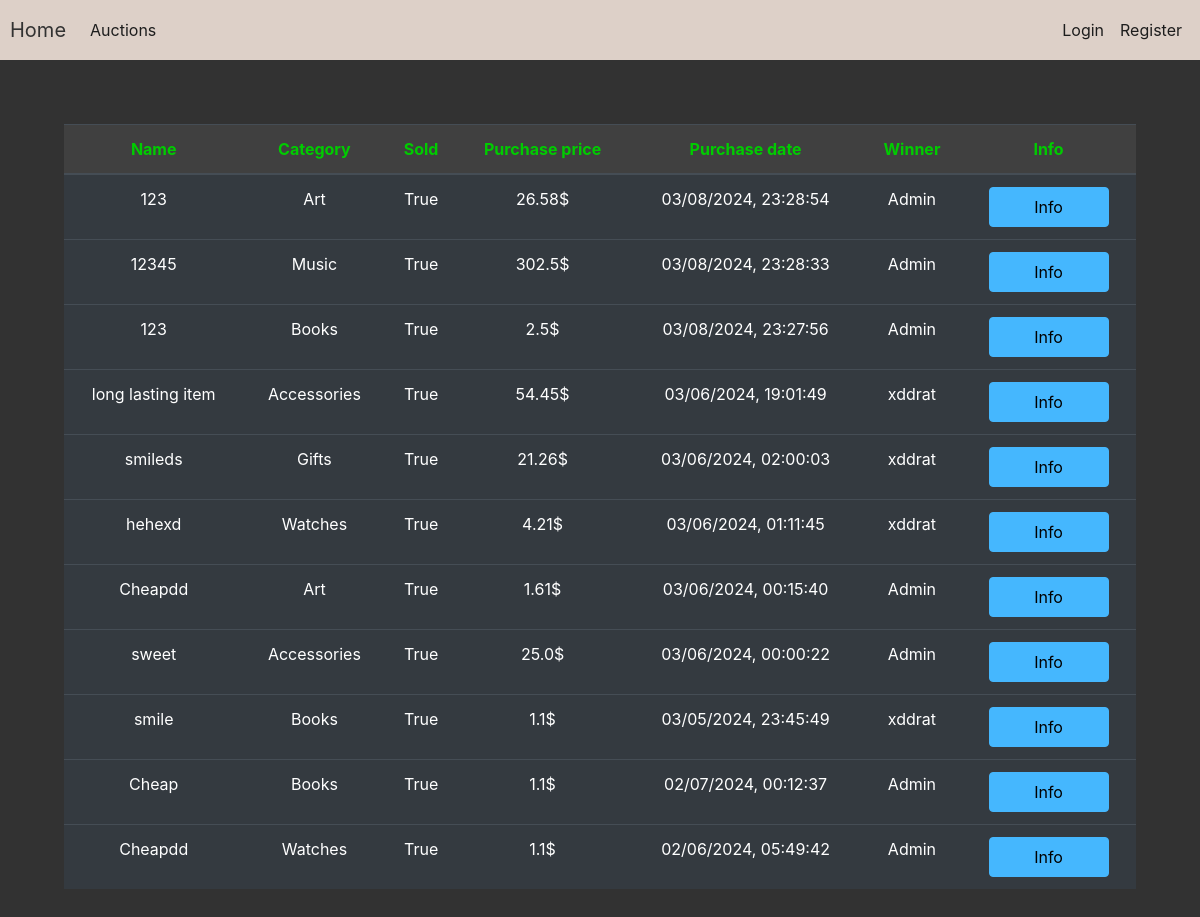
The app's page /recently_sold, older data.
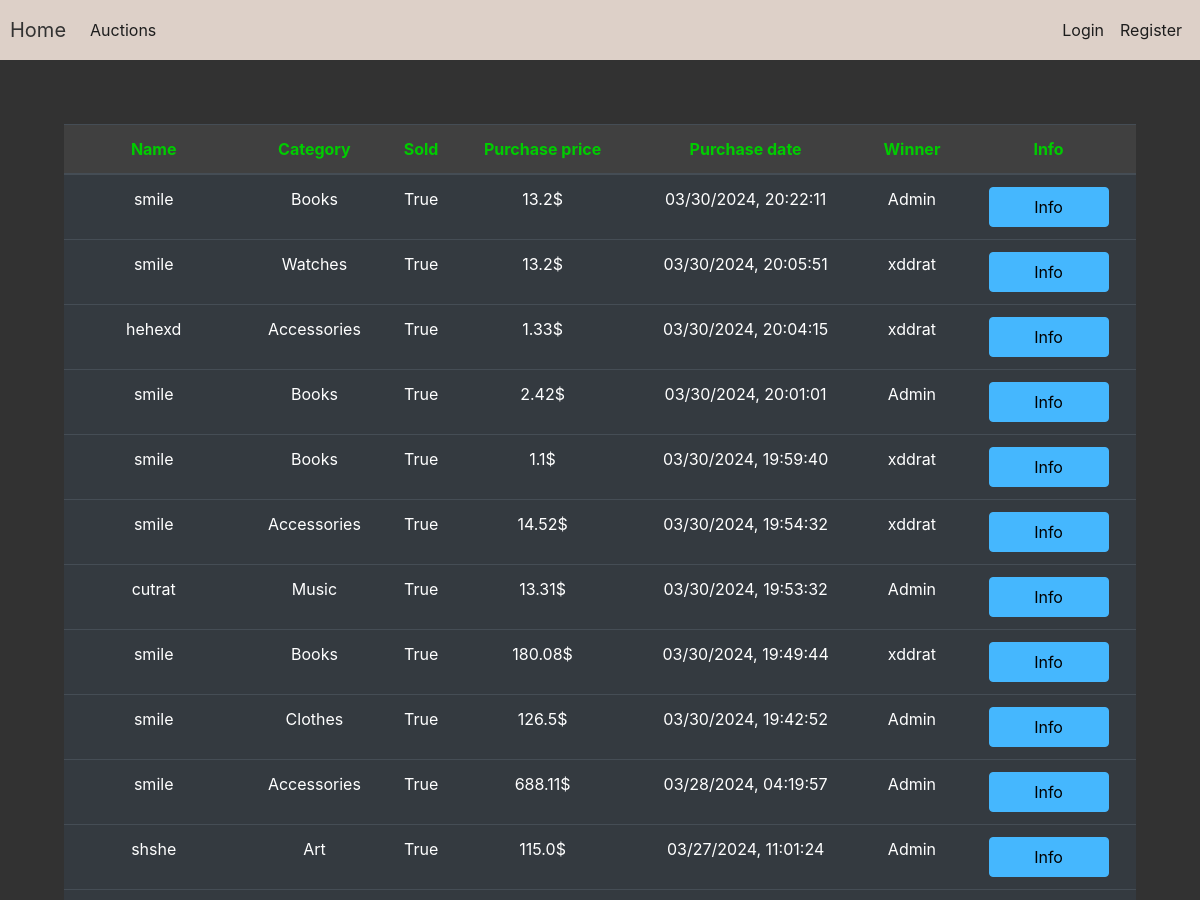
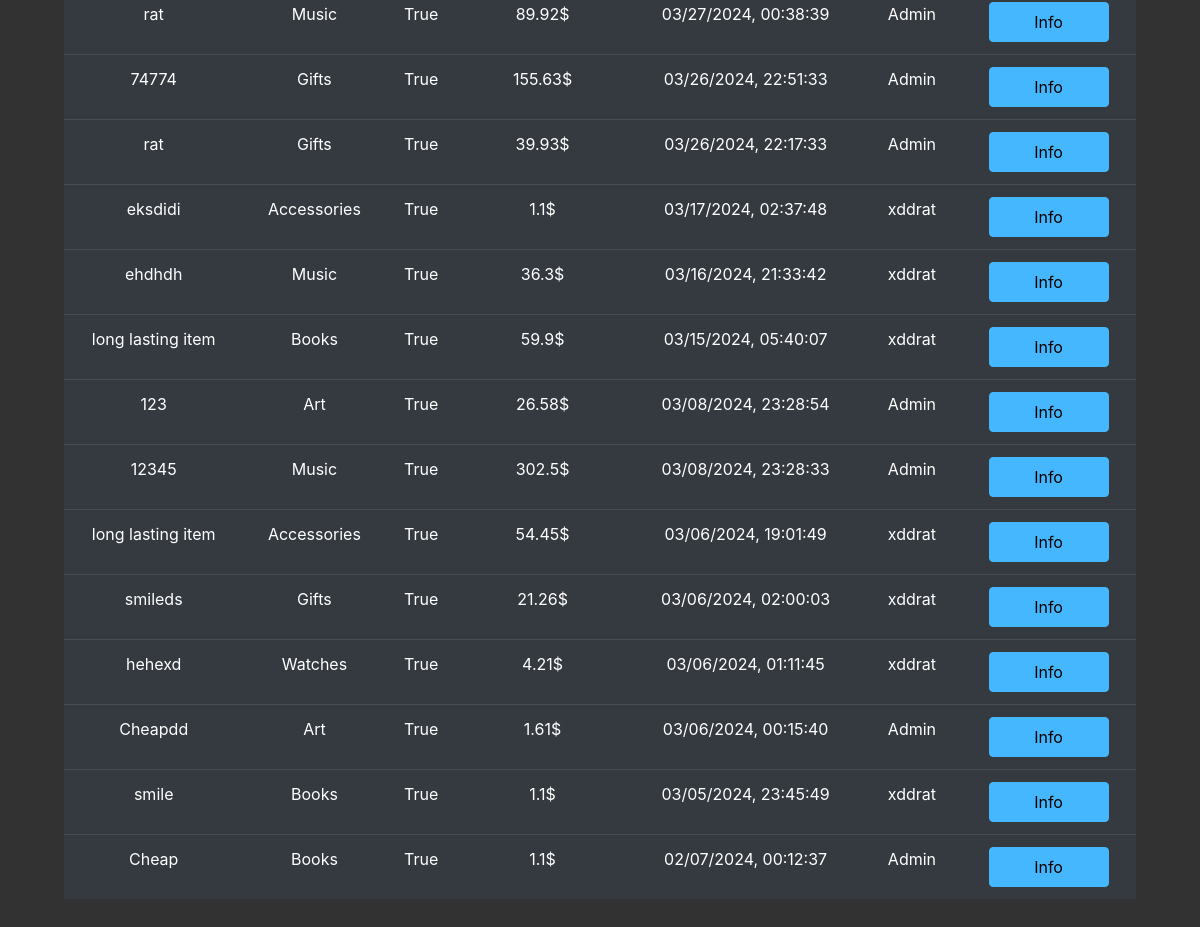
The same page, newer data (2 pictures, top to bottom).
### auction/models.py (models this page shows, shortened)
class Item(db.Model):
    id = db.Column(db.Integer(),primary_key=True)
    name = db.Column(db.String(length=30),nullable=False,unique=True)
    description = db.Column(db.String(length=1024),nullable=False)
    start = db.Column(db.String(length=30),nullable=False)
    end = db.Column(db.String(length=30), nullable=False)
    current_bid = db.Column(db.Float,nullable=False)
    category = db.Column(db.String(),nullable=False)
    step = db.Column(db.Float,nullable=False)
    seller_id = db.Column(db.Integer())
    bidder_id = db.Column(db.Integer())
    owner = db.Column(db.Integer(),db.ForeignKey('user.id'))
    image = db.Column(db.String(length=255))
    sold = db.Column(db.String(length=10))

### auction/routes.py (the view)
@app.route('/recently_sold', methods=['GET'])
def recently_sold_items():
    recently_sold = Item.query.filter_by(sold="True").order_by(desc(Item.end)).all()
    return render_template('recently_sold.html', recently_sold=recently_sold)

### auction/templates/recently_sold.html (shortened to what this page needs)
{% extends 'base.html' %}
{% block content %}
<div class="position-relative overflow-hidden p-3 p-md-5 m-md-3 text-center">
    <table class="table table-hover table-dark">
        <thead class="table_head">
            <tr>
                <th scope="col">Name</th>
                <th scope="col">Category</th>
                <th scope="col">Sold</th>
                <th scope="col">Purchase price</th>
                <th scope="col">Purchase date</th>
                <th scope="col">Winner</th>
                <th scope="col">Info</th>
            </tr>
        </thead>
        <tbody>
            {% for item in recently_sold %}
                <tr>
                    <td>{{ item.name[:-6] }}</td>
                    <td>{{ item.category }}</td>
                    <td>{{ item.sold }}</td>
                    <td>{{ item.current_bid }}$</td>
                    <td>{{ item.end }}</td>
                    <td>{{ item.bidder_id }}</td>
                    <td><button class="btn btn-outline btn-info" data-toggle="modal" data-target="#Modal-MoreInfo-{{ item.id }}">Info</button></td>
                </tr>
            {% endfor %}
        </tbody>
    </table>
</div>
{% endblock %}

Row changes from the older to the newer data that the page shows:
removed Item: name "123", category "Books", sold "True", current_bid "2.5", end "03/08/2024, 23:27:56", bidder_id "Admin"
removed Item: name "sweet", category "Accessories", sold "True", current_bid "25.0", end "03/06/2024, 00:00:22", bidder_id "Admin"
removed Item: name "Cheapdd", category "Watches", sold "True", current_bid "1.1", end "02/06/2024, 05:49:42", bidder_id "Admin"
added Item: name "smile", category "Books", sold "True", current_bid "13.2", end "03/30/2024, 20:22:11", bidder_id "Admin"
added Item: name "smile", category "Watches", sold "True", current_bid "13.2", end "03/30/2024, 20:05:51", bidder_id "xddrat"
added Item: name "hehexd", category "Accessories", sold "True", current_bid "1.33", end "03/30/2024, 20:04:15", bidder_id "xddrat"
added Item: name "smile", category "Books", sold "True", current_bid "2.42", end "03/30/2024, 20:01:01", bidder_id "Admin"
added Item: name "smile", category "Books", sold "True", current_bid "1.1", end "03/30/2024, 19:59:40", bidder_id "xddrat"
added Item: name "smile", category "Accessories", sold "True", current_bid "14.52", end "03/30/2024, 19:54:32", bidder_id "xddrat"
added Item: name "cutrat", category "Music", sold "True", current_bid "13.31", end "03/30/2024, 19:53:32", bidder_id "Admin"
added Item: name "smile", category "Books", sold "True", current_bid "180.08", end "03/30/2024, 19:49:44", bidder_id "xddrat"
added Item: name "smile", category "Clothes", sold "True", current_bid "126.5", end "03/30/2024, 19:42:52", bidder_id "Admin"
added Item: name "smile", category "Accessories", sold "True", current_bid "688.11", end "03/28/2024, 04:19:57", bidder_id "Admin"
added Item: name "shshe", category "Art", sold "True", current_bid "115.0", end "03/27/2024, 11:01:24", bidder_id "Admin"
added Item: name "rat", category "Music", sold "True", current_bid "89.92", end "03/27/2024, 00:38:39", bidder_id "Admin"
added Item: name "74774", category "Gifts", sold "True", current_bid "155.63", end "03/26/2024, 22:51:33", bidder_id "Admin"
added Item: name "rat", category "Gifts", sold "True", current_bid "39.93", end "03/26/2024, 22:17:33", bidder_id "Admin"
added Item: name "eksdidi", category "Accessories", sold "True", current_bid "1.1", end "03/17/2024, 02:37:48", bidder_id "xddrat"
added Item: name "ehdhdh", category "Music", sold "True", current_bid "36.3", end "03/16/2024, 21:33:42", bidder_id "xddrat"
now on this page (row edited): Item: name "long lasting item", category "Books", sold "True", current_bid "59.9", end "03/15/2024, 05:40:07", bidder_id "xddrat"
